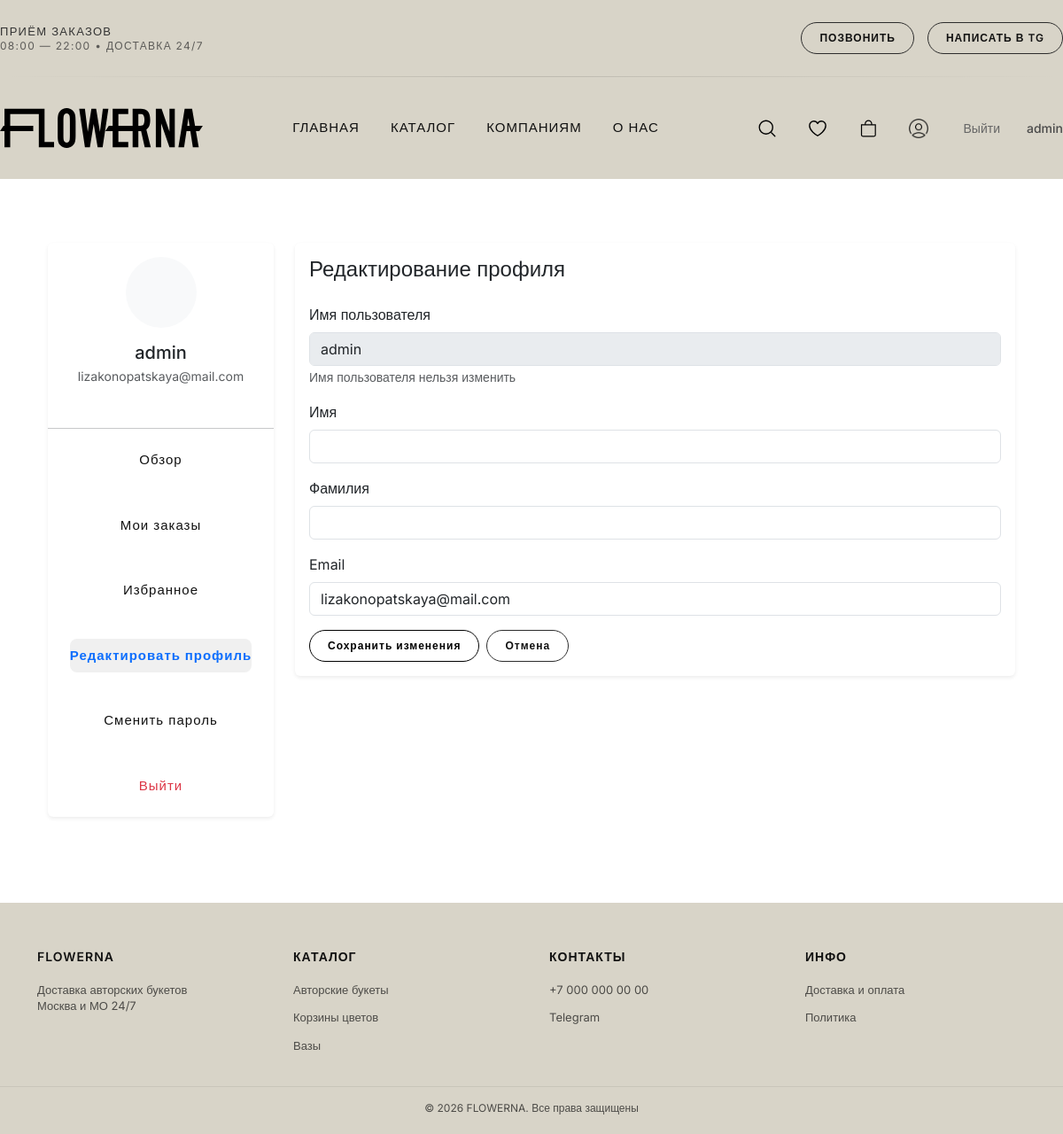
The page /profile/edit/ (signed in) on the database as committed earlier.
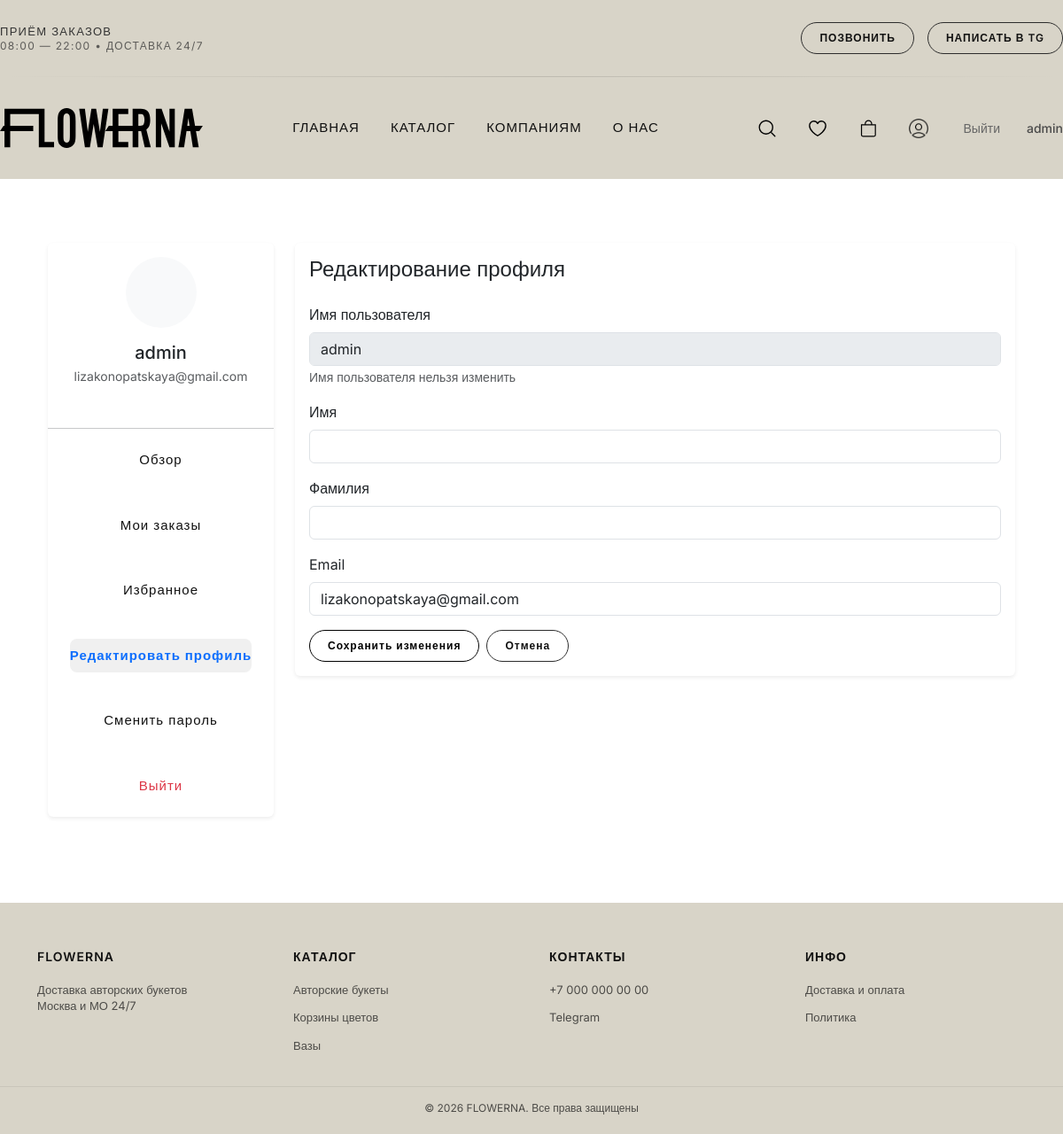
The same page on the database as committed later.
### users/models.py (models this page shows, shortened)
class CustomUser(AbstractUser):
    class Roles(models.TextChoices):
        ADMIN = 'admin', 'Admin'
        MANAGER = 'manager', 'Manager'
        USER = 'user', 'User'
    full_name = models.CharField(max_length=150)
    phone = models.CharField(max_length=16, unique=True)
    email = models.EmailField(unique=True)
    role = models.CharField(
        max_length=20,
        choices=Roles.choices,
        default=Roles.USER
    )
    class Meta:
        verbose_name = 'Пользователь'
        verbose_name_plural = 'Пользователи'

### catalog/views.py (the view, shortened to what this page needs)
# urls.py: path('profile/edit/', views.profile_edit, name='profile_edit'),
@login_required
def profile_edit(request):
    return render(request, 'catalog/profile_edit.html', {
        'user': request.user,
        'section': 'profile'
    })

### catalog/context_processors.py (called while the page is built)
def categories_processor(request):
    footer_category_slugs = [
        'avtorskie-bukety',
        'vazy',
        'mono-duo-i-trio-bukety',
        'korziny-tsvetov',
        'cveti-v-korobke'
    ]
    footer_categories = Category.objects.filter(
        slug__in=footer_category_slugs
    )
    return {
        'footer_categories': footer_categories
    }

### templates/catalog/profile_edit.html (shortened to what this page needs)
{% extends 'catalog/base_profile.html' %}
{% block profile_content %}
<div class="card border-0 shadow-sm">
    <div class="card-body">
        <h4 class="card-title mb-4">Редактирование профиля</h4>
        <form method="POST">
            <div class="mb-3">
                <label for="username" class="form-label">Имя пользователя</label>
                <input type="text" class="form-control" id="username" value="{{ user.username }}" disabled>
                <small class="text-muted">Имя пользователя нельзя изменить</small>
            </div>
            <div class="mb-3">
                <label for="first_name" class="form-label">Имя</label>
                <input type="text" class="form-control" id="first_name" name="first_name" value="{{ user.first_name }}">
            </div>
            <div class="mb-3">
                <label for="last_name" class="form-label">Фамилия</label>
                <input type="text" class="form-control" id="last_name" name="last_name" value="{{ user.last_name }}">
            </div>
            <div class="mb-3">
                <label for="email" class="form-label">Email</label>
                <input type="email" class="form-control" id="email" name="email" value="{{ user.email }}" required>
            </div>
            <div class="d-flex gap-2">
                <button type="submit" class="btn btn-primary">Сохранить изменения</button>
                <a href="{% url 'profile' %}" class="btn btn-secondary">Отмена</a>
            </div>
        </form>
    </div>
</div>
{% endblock %}

### templates/catalog/base_profile.html (shortened to what this page needs)
{% extends 'base.html' %}
{% load static %}
{% block content %}
    <div class="toast-container position-fixed top-0 end-0 p-3" style="z-index: 1055;">
    </div>
    <div class="container py-5">
        <div class="row">
            <div class="col-md-3 mb-4">
                <div class="card border-0 shadow-sm">
                    <div class="card-body text-center">
                        <div class="bg-light rounded-circle d-inline-flex align-items-center justify-content-center mb-3"
                             style="width: 80px; height: 80px;">
                        </div>
                        <h5 class="mb-1">
                            {{ user.first_name|default:user.username }}
                        </h5>
                        <p class="text-muted small">
                            {{ user.email }}
                        </p>
                    </div>
                    <hr>
                    <div class="card-body pt-0">
                        <nav class="nav flex-column">
                            <a class="nav-link {% if section == 'dashboard' %}active text-primary{% endif %}"
                               href="{% url 'profile' %}">
                                Обзор
                            </a>
                            <a class="nav-link {% if section == 'orders' %}active text-primary{% endif %}"
                               href="{% url 'profile_orders' %}">
                                Мои заказы
                            </a>
                            <a class="nav-link {% if section == 'favorites' %}active text-primary{% endif %}"
                               href="{% url 'profile_favorites' %}">
                                Избранное
                            </a>
                            <a class="nav-link {% if section == 'profile' %}active text-primary{% endif %}"
                               href="{% url 'profile_edit' %}">
                                Редактировать профиль
                            </a>
                            <a class="nav-link {% if section == 'password' %}active text-primary{% endif %}"
                               href="{% url 'change_password' %}">
                                Сменить пароль
                            </a>
                            <a class="nav-link text-danger"
                               href="{% url 'logout' %}">
                                Выйти
                            </a>
                        </nav>
                    </div>
                </div>
            </div>
            <div class="col-md-9">
                {% block profile_content %}
                {% endblock %}
            </div>
        </div>
    </div>
{% endblock %}

### templates/components/header.html (shortened to what this page needs)
{% load static %}
<header class="header">
    <div class="container header__top">
        <div class="header__info">
            <span>ПРИЁМ ЗАКАЗОВ</span>
            <span>08:00 — 22:00 • ДОСТАВКА 24/7</span>
        </div>
        <div class="header__contacts">
            <a href="tel:+789189626293" class="btn">ПОЗВОНИТЬ</a>
            <a href="https://t.me/ssskkk000" target="_blank" class="btn">
                НАПИСАТЬ В TG
            </a>
        </div>
    </div>
    <div class="header__divider"></div>
    <div class="container header__main">
        <a href="/" class="logo">
            <img src="{% static 'icons/logo.svg' %}" alt="Flowerna">
        </a>
        <nav class="nav" id="desktopNav">
            <a href="{% url 'home' %}">ГЛАВНАЯ</a>
            <a href="{% url 'catalog' %}">КАТАЛОГ</a>
            <a href="{% url 'kompanijam' %}">КОМПАНИЯМ</a>
            <a href="{% url 'about' %}">О НАС</a>
        </nav>
        <div class="header__right">
            <div class="header__icons">
                <div class="icon-btn" onclick="openSearch()">
                    <img src="{% static 'icons/proicons_search.svg' %}" alt="search">
                </div>
                <a href="{% url 'favorites' %}" class="icon-btn">
                    <img src="{% static 'icons/si_heart-line.svg' %}" alt="favorites">
                </a>
                <a href="{% url 'cart' %}" class="icon-btn">
                    <img src="{% static 'icons/bag.svg' %}" alt="cart">
                </a>
                {% if user.is_authenticated %}
                    <a href="{% url 'profile' %}" class="icon-btn" title="Личный кабинет">
                        <img src="{% static 'icons/profile.png' %}" alt="profile">
                    </a>
                    <form action="{% url 'logout' %}" method="post" style="display: inline;">
                        <button type="submit" class="btn-logout">Выйти</button>
                    </form>
                    <span class="user-name">{{ user.username }}</span>
                {% else %}
                    <a href="{% url 'login' %}?next={{ request.path }}" class="icon-btn" title="Войти">
                        <img src="{% static 'icons/profile.png' %}" alt="login">
                    </a>
                    <a href="{% url 'register' %}" class="btn register-btn">Регистрация</a>
                {% endif %}
            </div>
        </div>
    </div>
</header>

Rows that differ between the two databases and show on the page:
changed CustomUser "admin": email "lizakonopatskaya@mail.com" → "lizakonopatskaya@gmail.com"
